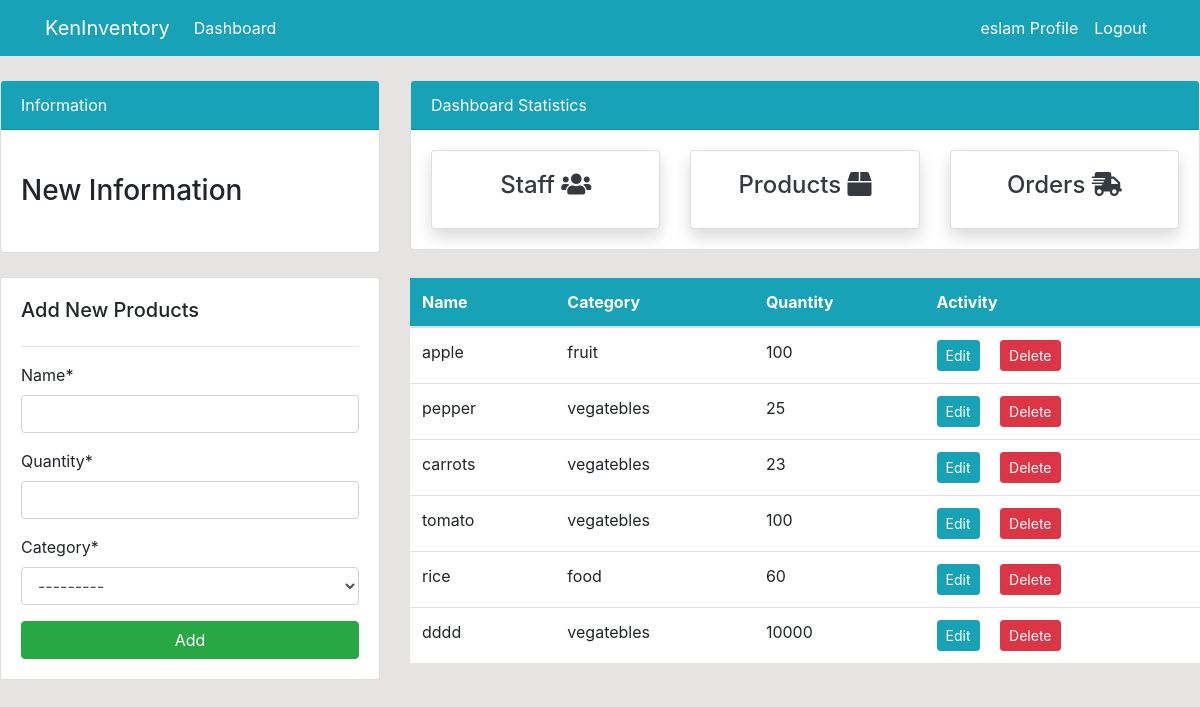
Page /products/ (signed in) on the earlier database version.
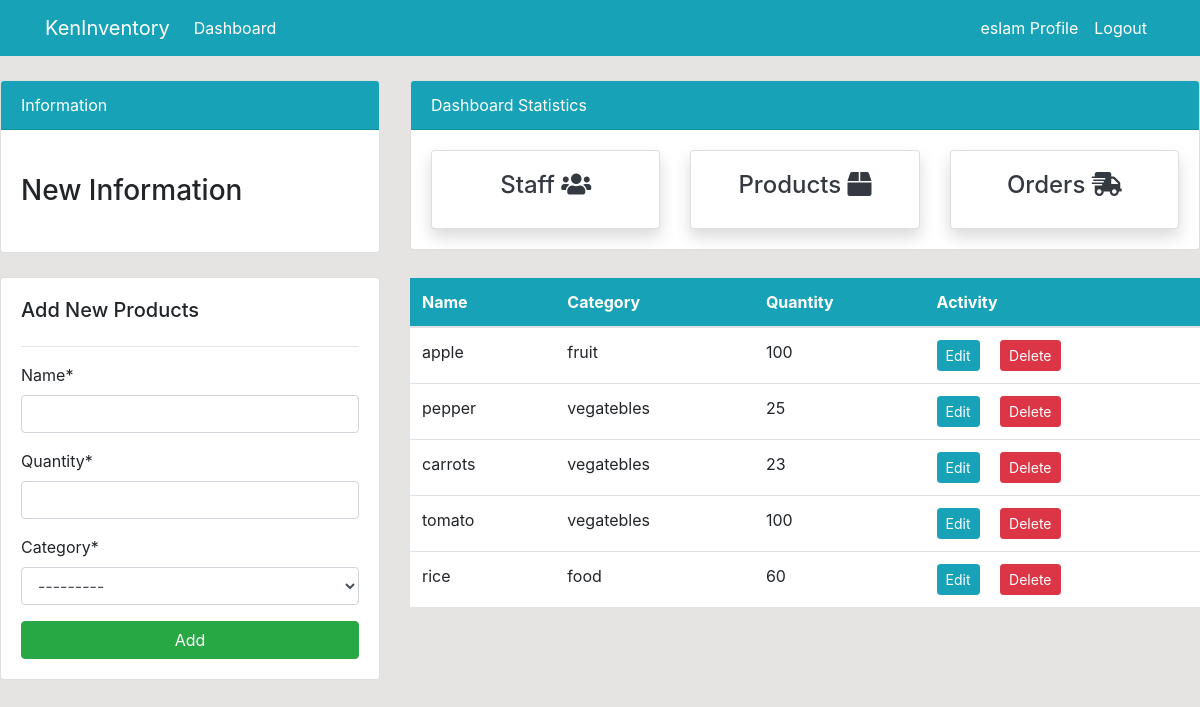
Same page on the later database version.
### dashboard/models.py (models this page shows, shortened)
class Product(models.Model):
    name = models.CharField(max_length=100, null=True)
    quantity = models.PositiveIntegerField(null=True)
    category = models.ForeignKey(
        Category,  related_name="categoryProduct", on_delete=models.CASCADE)

class Category(models.Model):
    title = models.CharField(max_length=50)
    slug = models.SlugField(null=False, unique=True, allow_unicode=True)
    create_at = models.DateTimeField(auto_now_add=True)
    update_at = models.DateTimeField(auto_now=True)
    def __str__(self):
        return self.title

### dashboard/views.py (the view)
# urls.py: path('products/', views.products, name='dashboard-products'),
@login_required(login_url='user-login')
def products(request):
    product = Product.objects.all()
    if request.method == 'POST':
        form = ProductForm(request.POST)
        if form.is_valid():
            form.save()
            product_name = form.cleaned_data.get('name')
            messages.success(request, f'{product_name} has been added')
            return redirect('dashboard-products')
    else:
        form = ProductForm()
    context = {
        'product': product,
        'form': form,
    }
    return render(request, 'dashboard/products.html', context)

### dashboard/forms.py
class ProductForm(forms.ModelForm):
    class Meta:
        model = Product
        fields = '__all__'

### templates/dashboard/products.html (shortened to what this page needs)
{% extends 'partials/base.html' %}
{% load crispy_forms_tags %}
{% block content %}
{% include 'partials/topside.html' %}
<div class="row my-4">
    <div class="col-md-4">
        <div class="card card-body">
            <h5>Add New Products</h5>
            <hr>
            <form method="POST">
                {{ form|crispy }}
                <input class="btn btn-success btn-block" type="submit" value="Add">
            </form>
        </div>
    </div>
    <div class="col-md-8">
        <table class="table bg-white">
            <thead class="bg-info text-white">
                <tr>
                    <th scope="col">Name</th>
                    <th scope="col">Category</th>
                    <th scope="col">Quantity</th>
                    <th scope="col">Activity</th>
                </tr>
            </thead>
            <tbody>
                {% for product in product %}
                <tr>
                    <td>{{ product.name }}</td>
                    <td>{{ product.category }}</td>
                    <td>{{ product.quantity }}</td>
                    <td>
                        <a class="btn btn-info btn-sm mr-2"
                            href="{% url 'dashboard-products-edit' product.id %}">Edit</a>
                        <a class="btn btn-danger btn-sm ml-2"
                            href="{% url 'dashboard-products-delete' product.id %}">Delete</a>
                    </td>
                </tr>
                {% endfor %}
            </tbody>
        </table>
    </div>
</div>
{% endblock %}

Differences in the rows shown:
removed Product: name "dddd", category "vegatebles", quantity "10000"
